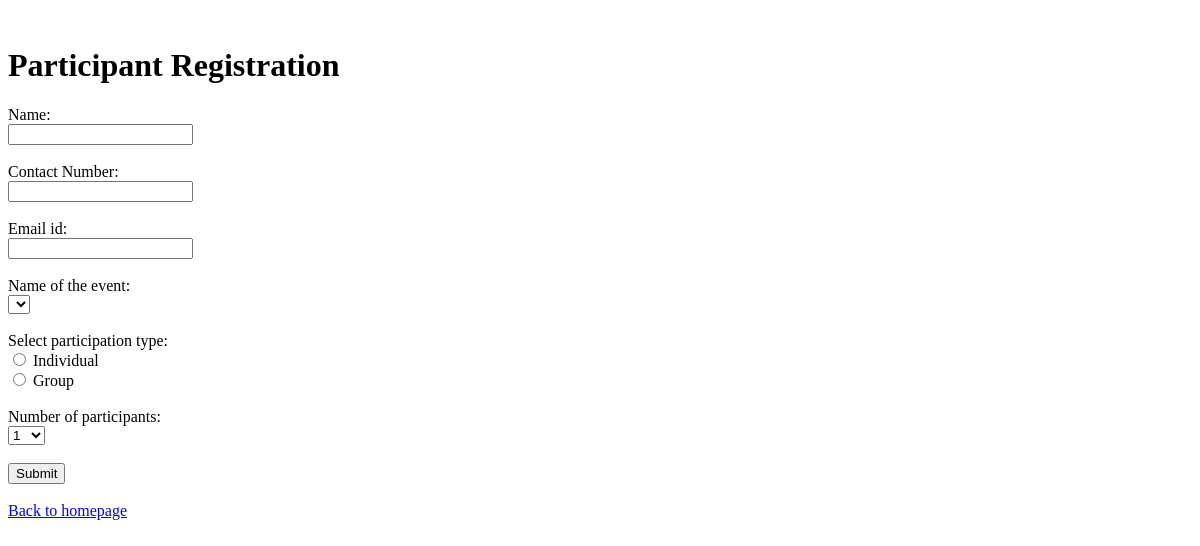
The app's page /part_reg, older data.
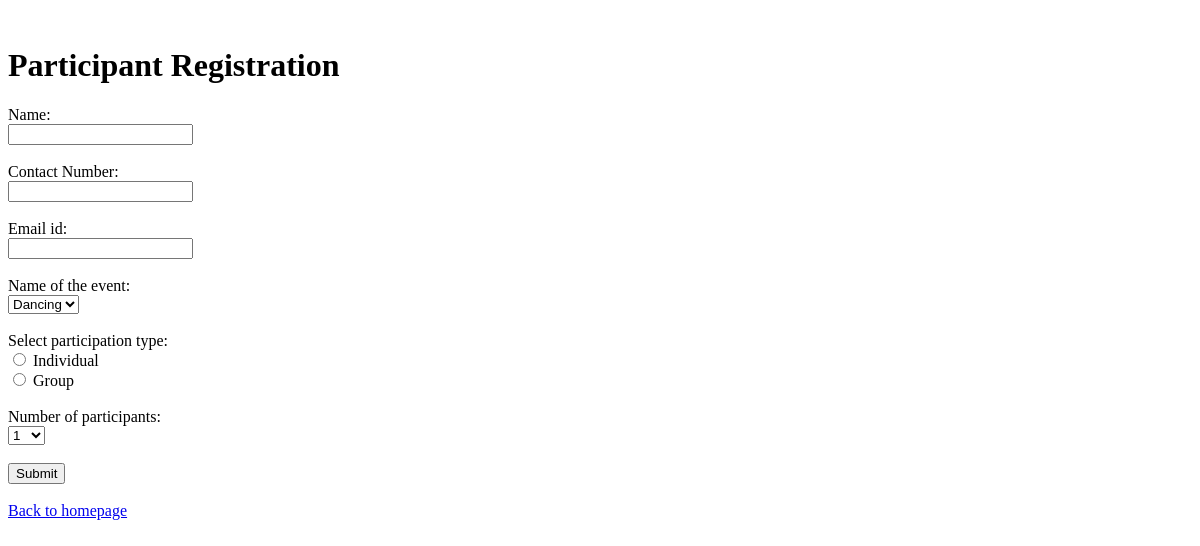
The same page, newer data.
### manager/models.py (models this page shows)
class event(models.Model):
    event_ID = models.IntegerField()
    event_name = models.CharField(max_length = 50)
    description = models.TextField()
    from_date = models.DateField()
    from_time = models.TimeField()
    to_date = models.DateField()
    to_time = models.TimeField()
    registration_deadline = models.DateField()
    poster_link = models.TextField()
    password = models.CharField(max_length = 50)
    email_ID = models.EmailField()

### manager/views.py (the view)
# urls.py: path('part_reg', views.part_reg, name = 'part_reg'),
def part_reg(request):
    x = event.objects.all()
    t = date.today()
    events = []
    r = range(1,20)
    for i in x:
        if i.registration_deadline >= t:
            events.append(i.event_name)
    if request.method == 'POST':
        post = participant()
        post.participant_ID = random_number()
        post.name = request.POST.get('part_name')
        post.contact = request.POST.get('contact')
        post.email_ID = request.POST.get('email_id')
        post.event_name = request.POST.get('event')
        post.registration_type = request.POST.get('type')
        post.number_of_participants = request.POST.get('people')
        post.save()
        email_part(post)
        text(post)
        return render(request, 'Participant Registration.html', {'events': events, 'range': r})
    else :
        return render(request, 'Participant Registration.html', {'events': events, 'range': r})

### manager/templates/Participant Registration.html (shortened to what this page needs)
﻿<!DOCTYPE html>
<html>
<head>
</head>
<body>
<form method="post">
    <h1>Participant Registration</h1>
    Name:<br>
    <input type="text" name="part_name">
    <br><br>
    Contact Number:<br>
    <input type="text" name="contact">
    <br><br>
    Email id:<br>
    <input type="text" name="email_id">
    <br><br>
    Name of the event:<br>
    <select name="event">
        {% for event_name in events %}
            <option>{{ event_name }}</option>
        {% endfor %}
    </select>
    <br><br>
    Select participation type:<br>
    <input type="radio" name="type" value="Individual" onclick="func()">
    <label for="Individual">Individual</label><br>
    <input type="radio" name="type" value="Group" onclick="func1()">
    <label for="Group">Group</label>
    <br><br>
    Number of participants:<br>
    <select name="people" id="people">
        {% for i in range %}
            <option>{{ i }}</option>
        {% endfor %}
    </select>
    <br><br>
  <input type="submit" value="Submit">
  <br><br>
  <a href="{% url 'home' %}">Back to homepage</a>
</form>
</body>
</html>

Row changes from the older to the newer data that the page shows:
added event: event "Dancing"
